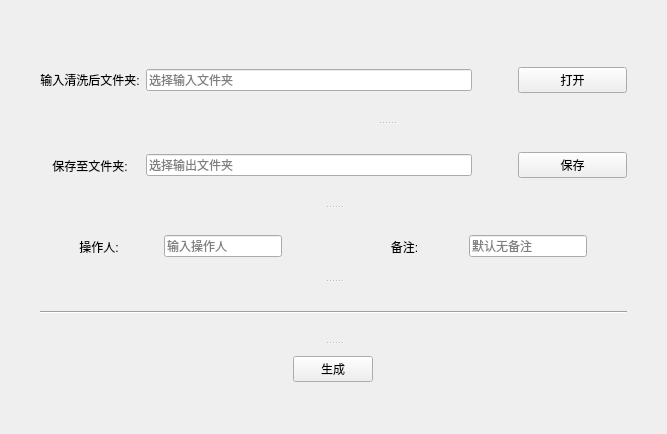
<?xml version="1.0" encoding="UTF-8"?>
<ui version="4.0">
 <class>Form</class>
 <widget class="QWidget" name="Form">
  <property name="enabled">
   <bool>true</bool>
  </property>
  <property name="geometry">
   <rect>
    <x>0</x>
    <y>0</y>
    <width>667</width>
    <height>434</height>
   </rect>
  </property>
  <property name="sizePolicy">
   <sizepolicy hsizetype="Preferred" vsizetype="Preferred">
    <horstretch>0</horstretch>
    <verstretch>0</verstretch>
   </sizepolicy>
  </property>
  <property name="minimumSize">
   <size>
    <width>667</width>
    <height>434</height>
   </size>
  </property>
  <property name="maximumSize">
   <size>
    <width>2200</width>
    <height>1350</height>
   </size>
  </property>
  <property name="acceptDrops">
   <bool>false</bool>
  </property>
  <property name="windowTitle">
   <string>订单成本金额表</string>
  </property>
  <property name="layoutDirection">
   <enum>Qt::LeftToRight</enum>
  </property>
  <layout class="QHBoxLayout" name="horizontalLayout_7">
   <property name="leftMargin">
    <number>40</number>
   </property>
   <property name="topMargin">
    <number>40</number>
   </property>
   <property name="rightMargin">
    <number>40</number>
   </property>
   <property name="bottomMargin">
    <number>40</number>
   </property>
   <item>
    <widget class="QSplitter" name="splitter_3">
     <property name="orientation">
      <enum>Qt::Vertical</enum>
     </property>
     <widget class="QWidget" name="layoutWidget">
      <layout class="QHBoxLayout" name="horizontalLayout_6">
       <property name="leftMargin">
        <number>0</number>
       </property>
       <property name="rightMargin">
        <number>0</number>
       </property>
       <item>
        <layout class="QVBoxLayout" name="verticalLayout">
         <property name="spacing">
          <number>6</number>
         </property>
         <property name="rightMargin">
          <number>0</number>
         </property>
         <item>
          <widget class="QLabel" name="label_3">
           <property name="sizePolicy">
            <sizepolicy hsizetype="Preferred" vsizetype="Preferred">
             <horstretch>0</horstretch>
             <verstretch>1</verstretch>
            </sizepolicy>
           </property>
           <property name="text">
            <string>输入清洗后文件夹:</string>
           </property>
           <property name="alignment">
            <set>Qt::AlignCenter</set>
           </property>
          </widget>
         </item>
         <item>
          <widget class="QLabel" name="label_2">
           <property name="sizePolicy">
            <sizepolicy hsizetype="Preferred" vsizetype="Preferred">
             <horstretch>0</horstretch>
             <verstretch>1</verstretch>
            </sizepolicy>
           </property>
           <property name="text">
            <string>保存至文件夹:</string>
           </property>
           <property name="alignment">
            <set>Qt::AlignCenter</set>
           </property>
          </widget>
         </item>
        </layout>
       </item>
       <item>
        <widget class="QSplitter" name="splitter">
         <property name="sizePolicy">
          <sizepolicy hsizetype="Preferred" vsizetype="Expanding">
           <horstretch>2</horstretch>
           <verstretch>0</verstretch>
          </sizepolicy>
         </property>
         <property name="orientation">
          <enum>Qt::Vertical</enum>
         </property>
         <widget class="QWidget" name="layoutWidget">
          <layout class="QHBoxLayout" name="horizontalLayout_3" stretch="0,0,0">
           <property name="topMargin">
            <number>0</number>
           </property>
           <property name="bottomMargin">
            <number>0</number>
           </property>
           <item>
            <widget class="QLineEdit" name="InputFile">
             <property name="sizePolicy">
              <sizepolicy hsizetype="Expanding" vsizetype="Fixed">
               <horstretch>3</horstretch>
               <verstretch>1</verstretch>
              </sizepolicy>
             </property>
             <property name="readOnly">
              <bool>true</bool>
             </property>
             <property name="placeholderText">
              <string>选择输入文件夹</string>
             </property>
            </widget>
           </item>
           <item>
            <spacer name="horizontalSpacer_4">
             <property name="orientation">
              <enum>Qt::Horizontal</enum>
             </property>
             <property name="sizeHint" stdset="0">
              <size>
               <width>40</width>
               <height>20</height>
              </size>
             </property>
            </spacer>
           </item>
           <item>
            <widget class="QPushButton" name="InputButton">
             <property name="sizePolicy">
              <sizepolicy hsizetype="Minimum" vsizetype="Fixed">
               <horstretch>1</horstretch>
               <verstretch>0</verstretch>
              </sizepolicy>
             </property>
             <property name="text">
              <string>打开</string>
             </property>
            </widget>
           </item>
          </layout>
         </widget>
         <widget class="QWidget" name="layoutWidget">
          <layout class="QHBoxLayout" name="horizontalLayout_2" stretch="0,0,0">
           <property name="topMargin">
            <number>0</number>
           </property>
           <property name="bottomMargin">
            <number>0</number>
           </property>
           <item>
            <widget class="QLineEdit" name="OutputDir">
             <property name="sizePolicy">
              <sizepolicy hsizetype="Expanding" vsizetype="Fixed">
               <horstretch>3</horstretch>
               <verstretch>1</verstretch>
              </sizepolicy>
             </property>
             <property name="readOnly">
              <bool>true</bool>
             </property>
             <property name="placeholderText">
              <string>选择输出文件夹</string>
             </property>
            </widget>
           </item>
           <item>
            <spacer name="horizontalSpacer_3">
             <property name="orientation">
              <enum>Qt::Horizontal</enum>
             </property>
             <property name="sizeHint" stdset="0">
              <size>
               <width>40</width>
               <height>20</height>
              </size>
             </property>
            </spacer>
           </item>
           <item>
            <widget class="QPushButton" name="OutputButton">
             <property name="sizePolicy">
              <sizepolicy hsizetype="Minimum" vsizetype="Fixed">
               <horstretch>1</horstretch>
               <verstretch>0</verstretch>
              </sizepolicy>
             </property>
             <property name="text">
              <string>保存</string>
             </property>
            </widget>
           </item>
          </layout>
         </widget>
        </widget>
       </item>
      </layout>
     </widget>
     <widget class="QSplitter" name="splitter_2">
      <property name="orientation">
       <enum>Qt::Vertical</enum>
      </property>
      <widget class="QWidget" name="layoutWidget">
       <layout class="QHBoxLayout" name="horizontalLayout_4">
        <property name="topMargin">
         <number>10</number>
        </property>
        <property name="bottomMargin">
         <number>5</number>
        </property>
        <item>
         <widget class="QLabel" name="label_4">
          <property name="sizePolicy">
           <sizepolicy hsizetype="Preferred" vsizetype="Preferred">
            <horstretch>1</horstretch>
            <verstretch>0</verstretch>
           </sizepolicy>
          </property>
          <property name="text">
           <string>操作人:</string>
          </property>
          <property name="alignment">
           <set>Qt::AlignCenter</set>
          </property>
         </widget>
        </item>
        <item>
         <widget class="QLineEdit" name="User">
          <property name="sizePolicy">
           <sizepolicy hsizetype="Expanding" vsizetype="Fixed">
            <horstretch>1</horstretch>
            <verstretch>0</verstretch>
           </sizepolicy>
          </property>
          <property name="placeholderText">
           <string>输入操作人</string>
          </property>
         </widget>
        </item>
        <item>
         <spacer name="horizontalSpacer_5">
          <property name="orientation">
           <enum>Qt::Horizontal</enum>
          </property>
          <property name="sizeHint" stdset="0">
           <size>
            <width>58</width>
            <height>20</height>
           </size>
          </property>
         </spacer>
        </item>
        <item>
         <widget class="QLabel" name="label_5">
          <property name="sizePolicy">
           <sizepolicy hsizetype="Preferred" vsizetype="Preferred">
            <horstretch>1</horstretch>
            <verstretch>0</verstretch>
           </sizepolicy>
          </property>
          <property name="text">
           <string>备注:</string>
          </property>
          <property name="alignment">
           <set>Qt::AlignCenter</set>
          </property>
         </widget>
        </item>
        <item>
         <widget class="QLineEdit" name="Remark">
          <property name="sizePolicy">
           <sizepolicy hsizetype="Expanding" vsizetype="Fixed">
            <horstretch>1</horstretch>
            <verstretch>0</verstretch>
           </sizepolicy>
          </property>
          <property name="text">
           <string/>
          </property>
          <property name="placeholderText">
           <string>默认无备注</string>
          </property>
         </widget>
        </item>
        <item>
         <spacer name="horizontalSpacer">
          <property name="orientation">
           <enum>Qt::Horizontal</enum>
          </property>
          <property name="sizeHint" stdset="0">
           <size>
            <width>40</width>
            <height>20</height>
           </size>
          </property>
         </spacer>
        </item>
       </layout>
      </widget>
      <widget class="Line" name="line">
       <property name="orientation">
        <enum>Qt::Horizontal</enum>
       </property>
      </widget>
      <widget class="QWidget" name="horizontalLayoutWidget">
       <layout class="QHBoxLayout" name="horizontalLayout_5">
        <property name="topMargin">
         <number>0</number>
        </property>
        <property name="bottomMargin">
         <number>0</number>
        </property>
        <item>
         <widget class="QPushButton" name="RunButton">
          <property name="sizePolicy">
           <sizepolicy hsizetype="Fixed" vsizetype="Fixed">
            <horstretch>0</horstretch>
            <verstretch>0</verstretch>
           </sizepolicy>
          </property>
          <property name="text">
           <string>生成</string>
          </property>
         </widget>
        </item>
       </layout>
      </widget>
     </widget>
    </widget>
   </item>
  </layout>
 </widget>
 <resources/>
 <connections/>
</ui>
